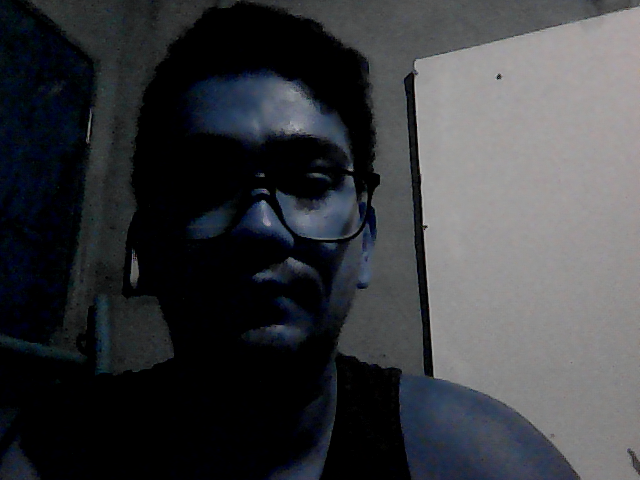
#> input picture aplicacao_processamento_de_imagens/imagem_original.png, 640 x 480 px, found by its file name
$ jupyter execute Comparacao_imagens_Processamento_imagens.ipynb
#> lines starting #> are read from the running program, lines starting #| are printed output that depends on the picture; after the words box and inside, x2 and y2 are one past the last pixel; in counts of white or black regions, pixels touching at a corner belong together
**Atividade Pontuada 3**

Após desenvolver a aplicação em Python e Qt Creator, vamos pegar as 3 imagens geradas e verificar seus respectivos histogramas.

[cell 1]
#Bibliotecas
import numpy as np
from skimage import io
import matplotlib.pyplot as plt
from scipy.fft import dct

**IMAGEM ORIGINAL**

[cell 2]
img_original = io.imread ('/content/drive/MyDrive/Atividade_pontuada3/imagens/imagem_original.png')
#> img_original is the input picture: shape (480, 640, 3); mean R, G, B 58.2, 59.8, 63.1
# construcao do histograma da imagem
h = np.histogram (img_original.ravel(), bins=256, range=(0,255))

[cell 3]
# Visualizacao da imagem e de seu histogram
plt.imshow (img_original,cmap='gray',vmin=0, vmax=255)
plt.show()
plt.plot (h[0],'-k')
plt.show()
#> figure, not shown here; curve peaks at x = 0, y = 281114

**IMAGEM COM FILTRO GAUSSIANO QUADRADO**

[cell 4]
img_gaussiana = io.imread ('/content/drive/MyDrive/Atividade_pontuada3/imagens/imagem_gaussiana.png')
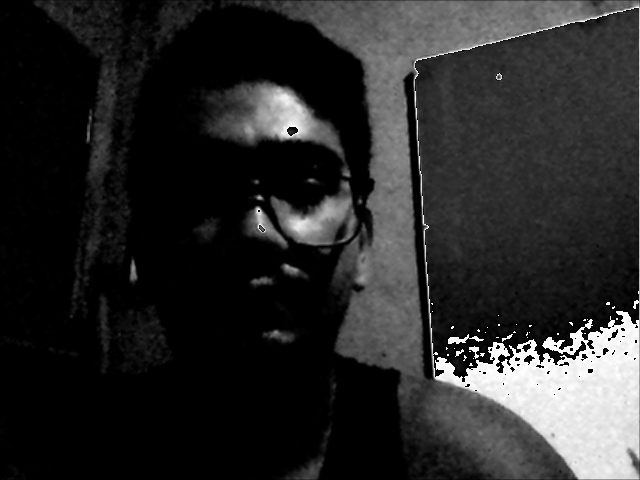
#> input picture aplicacao_processamento_de_imagens/imagem_gaussiana.png, 640 x 480 px, found by its file name
#> img_gaussiana is the input picture: shape (480, 640, 3); min 0, max 255, mean 41.1
# construcao do histograma da imagem
h = np.histogram (img_gaussiana.ravel(), bins=256, range=(0,255))

[cell 5]
# Visualizacao da imagem e de seu histogram
plt.imshow (img_gaussiana,cmap='gray',vmin=0, vmax=255)
plt.show()
plt.plot (h[0],'-k')
plt.show()
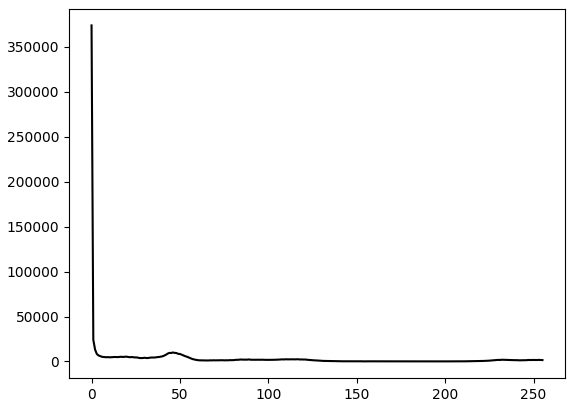
#> figure drawn by matplotlib, 1 panel; curve peaks at x = 0, y = 373830

**IMAGEM GAUSSIANA COM CONVOLUÇÃO**

[cell 6]
img_gaussiana_convolucao = io.imread ('/content/drive/MyDrive/Atividade_pontuada3/imagens/imagem_gaussiana_convolucao.png')
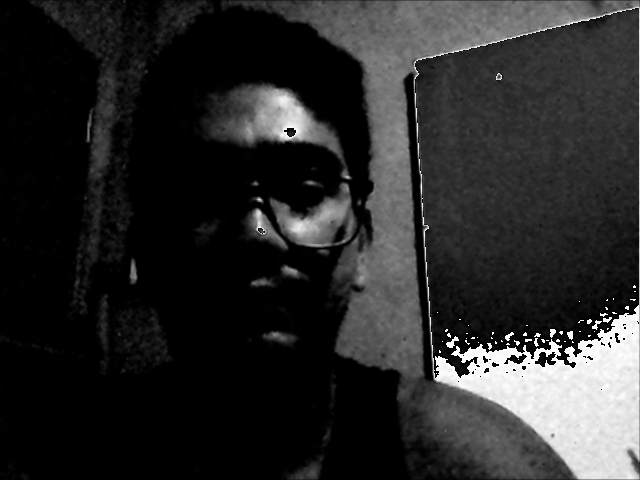
#> input picture aplicacao_processamento_de_imagens/imagem_gaussiana_convolucao.png, 640 x 480 px, found by its file name
#> img_gaussiana_convolucao is the input picture: shape (480, 640, 3); min 0, max 255, mean 41.4
# construcao do histograma da imagem
h = np.histogram (img_gaussiana.ravel(), bins=256, range=(0,255))

[cell 7]
# Visualizacao da imagem e de seu histogram
plt.imshow (img_gaussiana_convolucao,cmap='gray',vmin=0, vmax=255)
plt.show()
plt.plot (h[0],'-k')
plt.show()

**Equalizacao Histogramica**

Imagem Original

[cell 8]
_,img_ori = plt.subplots (1,2)
plt.title("Imagem Original")
img_ori[0].imshow (img_original,cmap='gray',vmin=0,vmax=255)
h = np.histogram (img_original,bins=256,range=(0,256))
img_ori[1].plot (h[0],'-k')

_,img_gauss = plt.subplots (1,2)
plt.title("Imagem Gaussiana")
img_gauss[0].imshow (img_gaussiana,cmap='gray',vmin=0,vmax=255)
h = np.histogram (img_gaussiana,bins=256,range=(0,256))
img_gauss[1].plot (h[0],'-k')


_,img_gauss_conv = plt.subplots (1,2)
plt.title("Imagem Gaussiana convolução")
img_gauss_conv[0].imshow (img_gaussiana_convolucao,cmap='gray',vmin=0,vmax=255)
h = np.histogram (img_gaussiana_convolucao,bins=256,range=(0,256))
img_gauss_conv[1].plot (h[0],'-k')
#> figure, not shown here; panel 2: curve peaks at x = 0, y = 281114
#> figure, not shown here; panel 2: curve peaks at x = 0, y = 373830
#> figure, not shown here; panel 2: curve peaks at x = 0, y = 374805

**Stretch do histograma**

[cell 9]
original_img_1 = img_original - img_original.min()
original_img_1 = (original_img_1 / original_img_1.max() * 255).astype ('uint8')
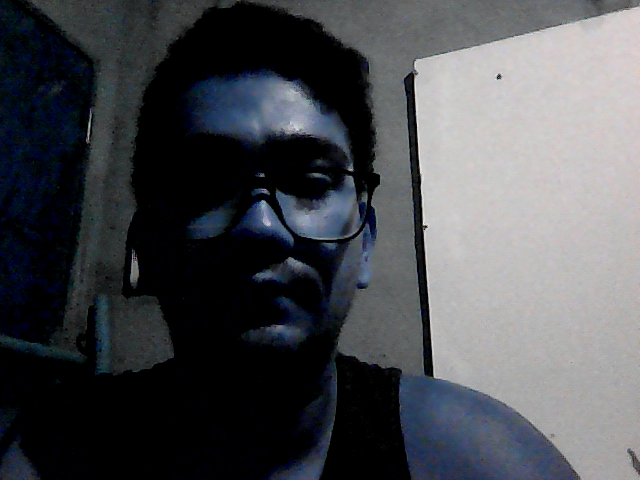
#> original_img_1: shape (480, 640, 3); mean R, G, B 74.3, 76.2, 80.5
_,img_ori = plt.subplots (1,2)
plt.title("Imagem Original")
img_ori[0].imshow (original_img_1,cmap='gray',vmin=0,vmax=255)
h = np.histogram (original_img_1,bins=256,range=(0,256))
img_ori[1].plot (h[0],'-k')


gauss_img_2 = img_gaussiana - img_gaussiana.min()
gauss_img_2 = (gauss_img_2 / gauss_img_2.max() * 255).astype ('uint8')
_,img_gauss = plt.subplots (1,2)
plt.title("Imagem Gaussiana")
img_gauss[0].imshow (gauss_img_2,cmap='gray',vmin=0,vmax=255)
h = np.histogram (original_img_1,bins=256,range=(0,256))
img_gauss[1].plot (h[0],'-k')


gauss_conv_img_3 = img_gaussiana_convolucao - img_gaussiana_convolucao.min()
gauss_conv_img_3 = (gauss_conv_img_3 / gauss_conv_img_3.max() * 255).astype ('uint8')
_,img_gauss_conv = plt.subplots (1,2)
plt.title("Imagem Gaussiana Convolução")
img_gauss_conv[0].imshow (gauss_conv_img_3,cmap='gray',vmin=0,vmax=255)
h = np.histogram (gauss_conv_img_3,bins=256,range=(0,256))
img_gauss_conv[1].plot (h[0],'-k')
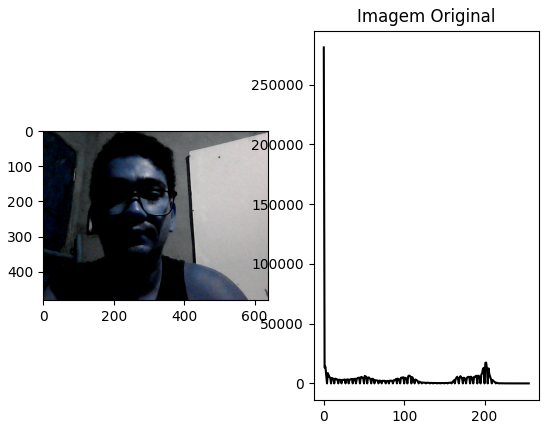
#> figure drawn by matplotlib, 2 panels; panel 2: curve peaks at x = 0, y = 281114
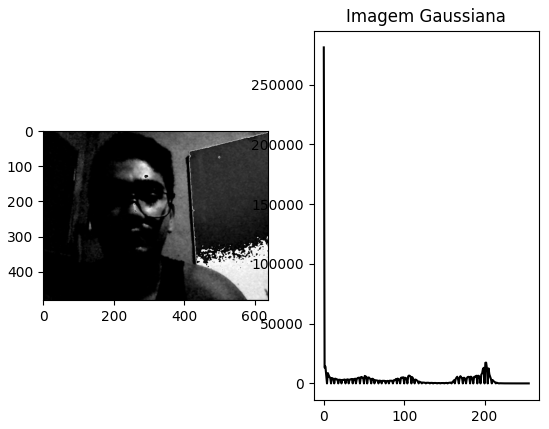
#> figure drawn by matplotlib, 2 panels; panel 2: curve peaks at x = 0, y = 281114
#> figure, not shown here; panel 2: curve peaks at x = 0, y = 374805

[cell 10]
bac_img_original = img_original.copy()
bac_img_original[0,0] = 0
#> bac_img_original: shape (480, 640, 3); under 0.01% of pixels changed, all inside (x1, y1, x2, y2) = (0, 0, 1, 1)
bac_img_original[0,1] = 255
#> bac_img_original: shape (480, 640, 3); mean R, G, B 58.2, 59.8, 63.1
bac_img_original = bac_img_original - bac_img_original.min()
bac_img_original = (bac_img_original / bac_img_original.max() * 255).astype ('uint8')
_,img_ori = plt.subplots (1,2)
plt.title("Imagem Original")
img_ori[0].imshow (bac_img_original,cmap='gray',vmin=0,vmax=255)
h = np.histogram (bac_img_original,bins=256,range=(0,256))
img_ori[1].plot (h[0],'-k')


bac_img_gaussina = img_gaussiana.copy()
bac_img_gaussina[0,0] = 0
bac_img_gaussina[0,1] = 255
#> bac_img_gaussina: shape (480, 640, 3); under 0.01% of pixels changed, all inside (x1, y1, x2, y2) = (1, 0, 2, 1)
bac_img_gaussina = bac_img_gaussina - bac_img_gaussina.min()
bac_img_gaussina = (bac_img_gaussina / bac_img_gaussina.max() * 255).astype ('uint8')
_,img_gauss = plt.subplots (1,2)
plt.title("Imagem Gaussiana")
img_gauss[0].imshow (bac_img_gaussina,cmap='gray',vmin=0,vmax=255)
h = np.histogram (bac_img_gaussina,bins=256,range=(0,256))
img_gauss[1].plot (h[0],'-k')


bac_img_gaussina_convolucao = img_gaussiana_convolucao.copy()
bac_img_gaussina_convolucao[0,0] = 0
bac_img_gaussina_convolucao[0,1] = 255
bac_img_gaussina_convolucao = bac_img_gaussina_convolucao - bac_img_gaussina_convolucao.min()
bac_img_gaussina_convolucao = (bac_img_gaussina_convolucao / bac_img_gaussina_convolucao.max() * 255).astype ('uint8')
_,img_gauss_conv = plt.subplots (1,2)
plt.title("Imagem Gaussiana Convolução")
img_gauss_conv[0].imshow (bac_img_gaussina_convolucao,cmap='gray',vmin=0,vmax=255)
h = np.histogram (bac_img_gaussina_convolucao,bins=256,range=(0,256))
img_gauss_conv[1].plot (h[0],'-k')
#> figure, not shown here; panel 2: curve peaks at x = 0, y = 281115
#> figure, not shown here; panel 2: curve peaks at x = 0, y = 373827
#> figure, not shown here; panel 2: curve peaks at x = 0, y = 374802

** equalização histogrâmica**

-Imagem Original

-Imagem Gaussina

-Imagem Gaussiana Convolução

[cell 11]
# definicao da funcao de transferencia

# integral do histograma da imagem de entrada
l,c,a = bac_img_original.shape # numero de linhas e colunas da imagem de entrada
#> l = 480; c = 640; a = 3
n = l*c # numero de pixels
#> n = 307200
pr = np.histogram (bac_img_original,bins=256,range=(0,256))[0] / n # funcao de massa de probabilidade
#> pr = 256 values, max 0.915 at index 0, min 0 at index 188, mean 0.0117
T = np.cumsum (pr) # funcao de transferencia
#> T = 256 values from 0.915 to 3
plt.title("Imagem Original")
plt.plot (T,'-k')
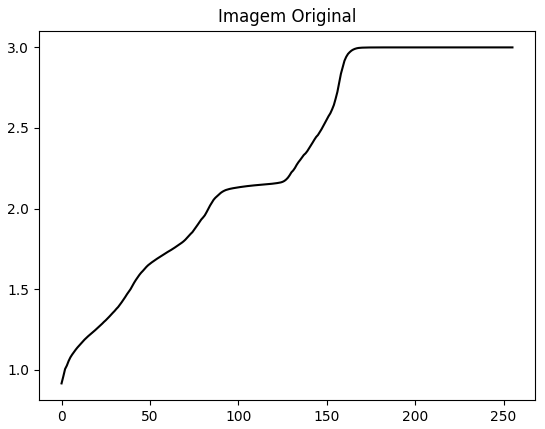
#> figure drawn by matplotlib, 1 panel; curve peaks at x = 255, y = 3

[cell 12]
# integral do histograma da imagem de entrada
l,c,a = bac_img_gaussina.shape # numero de linhas e colunas da imagem de entrada
n = l*c # numero de pixels
pr = np.histogram (bac_img_gaussina,bins=256,range=(0,256))[0] / n # funcao de massa de probabilidade
#> pr = 256 values, max 1.22 at index 0, min 0.000361 at index 179, mean 0.0117
T = np.cumsum (pr) # funcao de transferencia
#> T = 256 values from 1.22 to 3
plt.title("Imagem Gaussiana")
plt.plot (T,'-k')
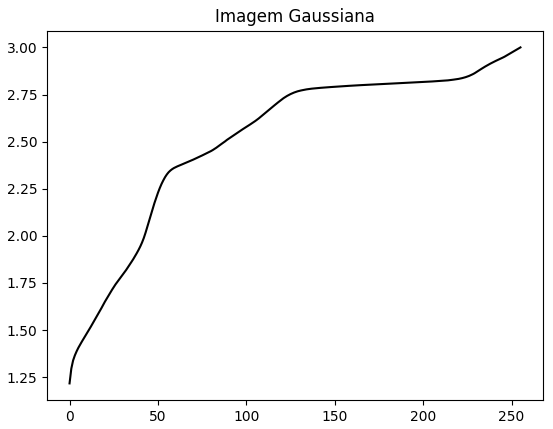
#> figure drawn by matplotlib, 1 panel; curve peaks at x = 255, y = 3

[cell 13]
# integral do histograma da imagem de entrada
l,c,a = bac_img_gaussina_convolucao.shape # numero de linhas e colunas da imagem de entrada
n = l*c # numero de pixels
pr = np.histogram (bac_img_gaussina_convolucao,bins=256,range=(0,256))[0] / n # funcao de massa de probabilidade
#> pr = 256 values, max 1.22 at index 0, min 0.000264 at index 190, mean 0.0117
T = np.cumsum (pr) # funcao de transferencia
plt.title("Imagem Gaussiana Convolução")
plt.plot (T,'-k')
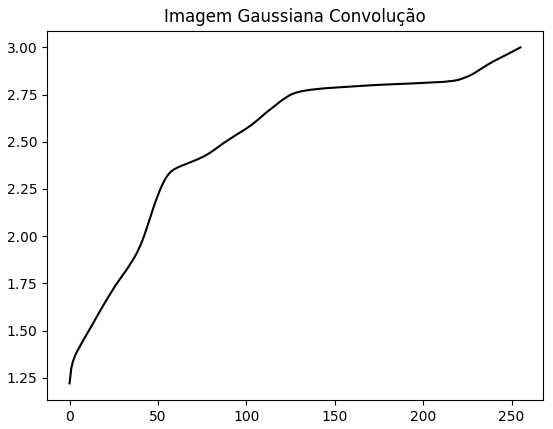
#> figure drawn by matplotlib, 1 panel; curve peaks at x = 255, y = 3

[cell 14]
# integral do histograma da imagem de entrada
l,c,a = bac_img_original.shape # numero de linhas e colunas da imagem de entrada
n = l*c # numero de pixels
pr = np.histogram (bac_img_original,bins=256,range=(0,256))[0] / n # funcao de massa de probabilidade
#> pr = 256 values, max 0.915 at index 0, min 0 at index 188, mean 0.0117
T = np.cumsum (pr) # funcao de transferencia
#> T = 256 values from 0.915 to 3
plt.title("Imagem Original")
plt.plot (T,'-k')


# integral do histograma da imagem de entrada
l,c,a = bac_img_gaussina.shape # numero de linhas e colunas da imagem de entrada
n = l*c # numero de pixels
pr = np.histogram (bac_img_gaussina,bins=256,range=(0,256))[0] / n # funcao de massa de probabilidade
#> pr = 256 values, max 1.22 at index 0, min 0.000361 at index 179, mean 0.0117
T = np.cumsum (pr) # funcao de transferencia
#> T = 256 values from 1.22 to 3
plt.title("Imagem Gaussiana")
plt.plot (T,'-k')


# integral do histograma da imagem de entrada
l,c,a = bac_img_gaussina_convolucao.shape # numero de linhas e colunas da imagem de entrada
n = l*c # numero de pixels
pr = np.histogram (bac_img_gaussina_convolucao,bins=256,range=(0,256))[0] / n # funcao de massa de probabilidade
#> pr = 256 values, max 1.22 at index 0, min 0.000264 at index 190, mean 0.0117
T = np.cumsum (pr) # funcao de transferencia
plt.title("Imagem Gaussiana Convolução")
plt.plot (T,'-k')
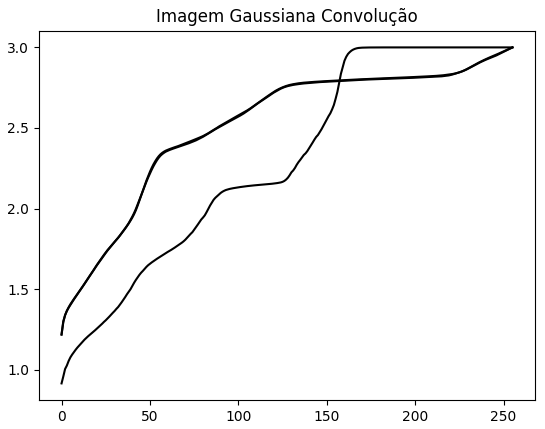
#> figure drawn by matplotlib, 1 panel; curve peaks at x = 255, y = 3; curve peaks at x = 255, y = 3; curve peaks at x = 255, y = 3
